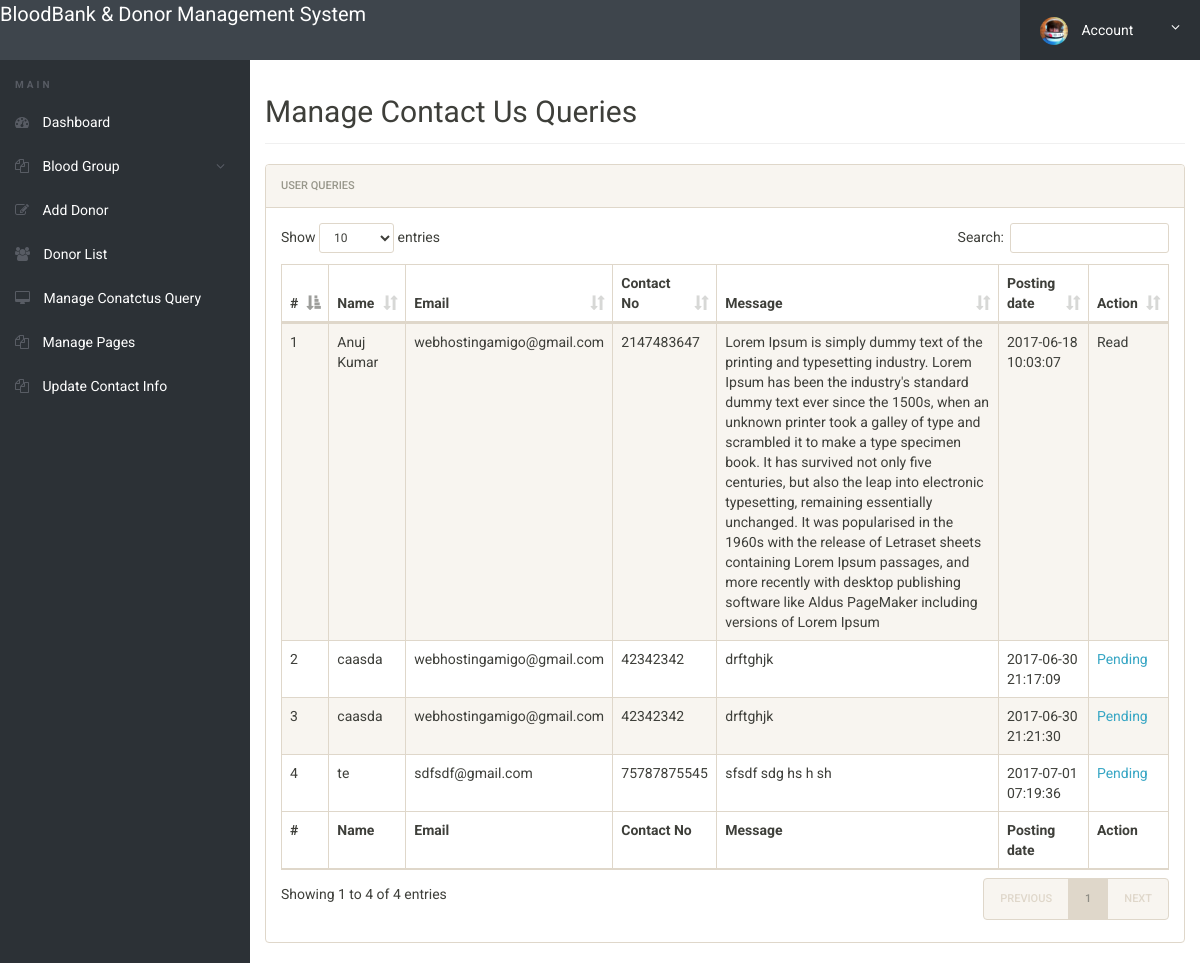
Page /ref/bbdms/admin/manage-conactusquery.php (signed in) on the committed database.
### tables this page shows
CREATE TABLE IF NOT EXISTS `tblcontactusquery` (
  `id` int(11) NOT NULL,
  `name` varchar(100) DEFAULT NULL,
  `EmailId` varchar(120) DEFAULT NULL,
  `ContactNumber` char(11) DEFAULT NULL,
  `Message` longtext,
  `PostingDate` timestamp NOT NULL DEFAULT CURRENT_TIMESTAMP,
  `status` int(11) DEFAULT NULL
);

### ref/bbdms/admin/manage-conactusquery.php (the view, shortened to what this page needs)
<?php
include('includes/config.php');
if(strlen($_SESSION['alogin'])==0)
	{
header('location:index.php');
}
else{
 ?>
<!doctype html>
<html lang="en" class="no-js">
<head>
	<link rel="stylesheet" href="css/font-awesome.min.css">
	<link rel="stylesheet" href="css/bootstrap.min.css">
	<link rel="stylesheet" href="css/dataTables.bootstrap.min.css">
	<link rel="stylesheet" href="css/bootstrap-social.css">
	<link rel="stylesheet" href="css/bootstrap-select.css">
	<link rel="stylesheet" href="css/fileinput.min.css">
	<link rel="stylesheet" href="css/awesome-bootstrap-checkbox.css">
	<link rel="stylesheet" href="css/style.css">
</head>
<body>
	<?php include('includes/header.php');?>
	<div class="ts-main-content">
		<?php include('includes/leftbar.php');?>
		<div class="content-wrapper">
			<div class="container-fluid">
				<div class="row">
					<div class="col-md-12">
						<h2 class="page-title">Manage Contact Us Queries</h2>
						<div class="panel panel-default">
							<div class="panel-heading">User queries</div>
							<div class="panel-body">
								<table id="zctb" class="display table table-striped table-bordered table-hover" cellspacing="0" width="100%">
									<thead>
										<tr>
										<th>#</th>
											<th>Name</th>
											<th>Email</th>
											<th>Contact No</th>
											<th>Message</th>
											<th>Posting date</th>
											<th>Action</th>
										</tr>
									</thead>
									<tfoot>
										<tr>
										<th>#</th>
											<th>Name</th>
											<th>Email</th>
											<th>Contact No</th>
											<th>Message</th>
											<th>Posting date</th>
											<th>Action</th>
										</tr>
									</tfoot>
									<tbody>
									<?php $sql = "SELECT * from  tblcontactusquery ";
$query = $dbh -> prepare($sql);
$query->execute();
$results=$query->fetchAll(PDO::FETCH_OBJ);
$cnt=1;
if($query->rowCount() > 0)
{
foreach($results as $result)
{				?>
										<tr>
											<td><?php echo htmlentities($cnt);?></td>
											<td><?php echo htmlentities($result->name);?></td>
											<td><?php echo htmlentities($result->EmailId);?></td>
											<td><?php echo htmlentities($result->ContactNumber);?></td>
											<td><?php echo htmlentities($result->Message);?></td>
											<td><?php echo htmlentities($result->PostingDate);?></td>
																<?php if($result->status==1)
{
	?><td>Read</td>
<?php } else {?>
<td><a href="manage-conactusquery.php?eid=<?php echo htmlentities($result->id);?>" onclick="return confirm('Do you really want to read')" >Pending</a>
</td>
<?php } ?>
										</tr>
										<?php $cnt=$cnt+1; }} ?>
									</tbody>
								</table>
							</div>
						</div>
					</div>
				</div>
			</div>
		</div>
	</div>
</body>
</html>
<?php } ?>

### ref/bbdms/admin/css/style.css (style rules this page uses)
html { font-size: 14px; }
@media only screen and (min-width: 480px) { html { font-size: 17px; } }
@media only screen and (min-width: 768px) { html { font-size: 14px; } }
body { font-size: 1em; }
a { color: #37a6c4; }
.panel { overflow: hidden; }
.page-title { padding-bottom: 15px; margin-bottom: 20px; border-bottom: 1px solid #f0f0f0; }
.ts-main-content .content-wrapper { padding-top: 15px; margin-top: 60px; }
@media only screen and (min-width: 992px) { .ts-main-content .content-wrapper { margin-left: 250px; } }

### rows in the picture
tblcontactusquery: name "Anuj Kumar", EmailId "webhostingamigo@gmail.com", ContactNumber "2147483647", Message "Lorem Ipsum is simply dummy text of the printing and typesetting industry. Lorem Ipsum has been the industry's standard dummy text ever since the 1500s, when an unknown printer took a galley of type and scrambled it to make a type specimen book. It has survived not only five centuries, but also the leap into electronic typesetting, remaining essentially unchanged. It was popularised in the 1960s with the release of Letraset sheets containing Lorem Ipsum passages, and more recently with desktop publishing software like Aldus PageMaker including versions of Lorem Ipsum", PostingDate "2017-06-18 10:03:07", status "Read"
tblcontactusquery: name "caasda", EmailId "webhostingamigo@gmail.com", ContactNumber "42342342", Message "drftghjk", PostingDate "2017-06-30 21:17:09"
tblcontactusquery: name "caasda", EmailId "webhostingamigo@gmail.com", ContactNumber "42342342", Message "drftghjk", PostingDate "2017-06-30 21:21:30"
tblcontactusquery: name "te", EmailId "sdfsdf@gmail.com", ContactNumber "75787875545", Message "sfsdf sdg hs h sh", PostingDate "2017-07-01 07:19:36"
